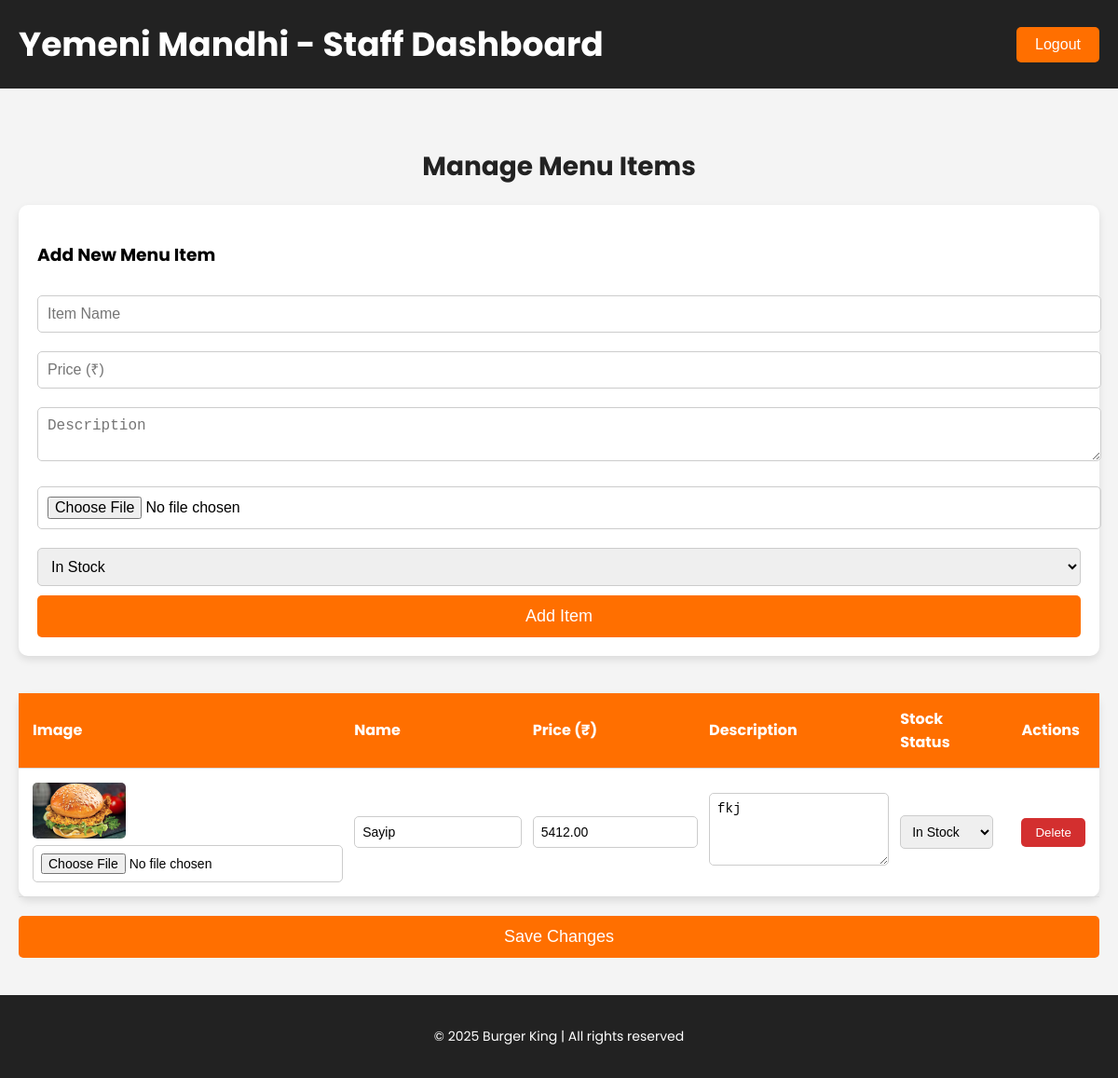
The page /yemani/dashboard/ (signed in) on the database its author committed.
### apk1/models.py (models this page shows, shortened)
class YemaniFoodItem(models.Model):
    name = models.CharField(max_length=100)
    price = models.DecimalField(max_digits=6, decimal_places=2)
    image = models.ImageField(upload_to='food_images/')
    stock_status = models.CharField(
        max_length=20,
        choices=[('In Stock', 'In Stock'), ('Out of Stock', 'Out of Stock')]
    )
    description = models.TextField(blank=True)

### apk1/views.py (the view, shortened to what this page needs)
# urls.py: path('yemani/dashboard/', yemani_dashboard, name='yemani_dashboard'),
def yemani_dashboard(request):
    if 'staff_id' not in request.session:
        return redirect('yemani_login')
    menu_items = YemaniFoodItem.objects.all()
    return render(request, 'yemani_dashboard.html', {'menu_items': menu_items})

### apk1/templates/yemani_dashboard.html (shortened to what this page needs)
<!DOCTYPE html>
<html lang="en">
<head>
</head>
<body>
    <header>
        <h1>Yemeni Mandhi - Staff Dashboard</h1>
        <form method="POST" action="{% url 'logout' %}">
            <button type="submit">Logout</button>
        </form>
    </header>
    <div class="dashboard-container">
        <h2>Manage Menu Items</h2>
        <div class="add-item-form">
            <h3>Add New Menu Item</h3>
            <form method="POST" action="{% url 'yemani_dashboard' %}" enctype="multipart/form-data">
                <input type="text" name="name" placeholder="Item Name" required>
                <input type="number" name="price" step="0.01" placeholder="Price (₹)" required>
                <textarea name="description" placeholder="Description"></textarea>
                <input type="file" name="image" accept="image/*" required>
                <select name="stock_status" required>
                    <option value="In Stock">In Stock</option>
                </select>
                <button type="submit">Add Item</button>
            </form>
        </div>
        <form method="POST" action="{% url 'yemani_dashboard' %}" enctype="multipart/form-data">
            <table class="menu-table">
                <thead>
                    <tr>
                        <th>Image</th>
                        <th>Name</th>
                        <th>Price (₹)</th>
                        <th>Description</th>
                        <th>Stock Status</th>
                        <th>Actions</th>
                    </tr>
                </thead>
                <tbody>
                    {% for item in menu_items %}
                        <tr>
                            <td>
                                <img src="{{ item.image.url }}" alt="{{ item.name }}">
                                <input type="file" name="item_{{ item.id }}_image" accept="image/*">
                            </td>
                            <td><input type="text" name="item_{{ item.id }}_name" value="{{ item.name }}" required></td>
                            <td><input type="number" name="item_{{ item.id }}_price" step="0.01" value="{{ item.price }}" required></td>
                            <td><textarea name="item_{{ item.id }}_desc" required>{{ item.description }}</textarea></td>
                            <td>
                                <select name="item_{{ item.id }}_stock_status" required>
                                    <option value="In Stock" {% if item.stock_status == 'In Stock' %}selected{% endif %}>In Stock</option>
                                </select>
                            </td>
                            <td>
                                <form method="POST" action="{% url 'yemani_dashboard' %}" style="display:inline;">
                                    <button type="submit" class="delete-btn">Delete</button>
                                </form>
                            </td>
                        </tr>
                    {% empty %}
                        <tr>
                            <td colspan="6">No menu items available.</td>
                        </tr>
                    {% endfor %}
                </tbody>
            </table>
            {% if menu_items %}
                <button type="submit" class="submit-btn">Save Changes</button>
            {% endif %}
        </form>
    </div>
    <footer class="footer">
        <p>© 2025 Burger King | All rights reserved</p>
    </footer>
</body>
</html>

### apk1/templates/yemani_dashboard.html (style rules this page uses)
body { font-family: 'Poppins', sans-serif; margin: 0; padding: 0; background-color: #f4f4f4; }
header { background-color: #222; color: #fff; padding: 20px; display: flex; justify-content: space-between; align-items: center; }
header h1 { margin: 0; font-size: 36px; }
header button { padding: 10px 20px; background-color: #ff6f00; color: white; border: none; font-size: 16px; cursor: pointer; border-radius: 5px; transition: background-color 0.3s ease; }
.dashboard-container { padding: 40px 20px; max-width: 1200px; margin: 0 auto; }
.dashboard-container h2 { font-size: 28px; color: #222; margin-bottom: 20px; text-align: center; }
.add-item-form { background-color: #fff; padding: 20px; border-radius: 10px; box-shadow: 0 4px 8px rgba(0, 0, 0, 0.1); margin-bottom: 40px; }
.add-item-form input, .add-item-form textarea, .add-item-form select { width: 100%; padding: 10px; margin: 10px 0; border: 1px solid #ccc; border-radius: 5px; font-size: 16px; }
.add-item-form button { padding: 12px 30px; background-color: #ff6f00; color: white; border: none; font-size: 18px; cursor: pointer; border-radius: 5px; transition: background-color 0.3s ease; width: 100%; }
.menu-table { width: 100%; border-collapse: collapse; background-color: #fff; border-radius: 10px; box-shadow: 0 4px 8px rgba(0, 0, 0, 0.1); }
.menu-table th, .menu-table td { padding: 15px; text-align: left; border-bottom: 1px solid #ddd; }
.menu-table th { background-color: #ff6f00; color: #fff; }
.menu-table img { width: 100px; height: 60px; object-fit: cover; border-radius: 5px; }
.menu-table input[type="text"], .menu-table input[type="number"], .menu-table textarea, .menu-table select, .menu-table input[type="file"] { width: 100%; padding: 8px; border: 1px solid #ccc; border-radius: 5px; font-size: 14px; }
.menu-table textarea { resize: vertical; min-height: 60px; }
.menu-table .delete-btn { background-color: #d32f2f; color: #fff; padding: 8px 15px; border: none; border-radius: 5px; cursor: pointer; transition: background-color 0.3s ease; }
.submit-btn { padding: 12px 30px; background-color: #ff6f00; color: white; border: none; font-size: 18px; cursor: pointer; border-radius: 5px; transition: background-color 0.3s ease; width: 100%; margin-top: 20px; }
.footer { background-color: #222; color: #fff; text-align: center; padding: 20px; font-size: 14px; }

### rows shown on the page
YemaniFoodItem: image (picture), name "Sayip", price "5412.00", id "fkj", stock_status+id "In Stock"
